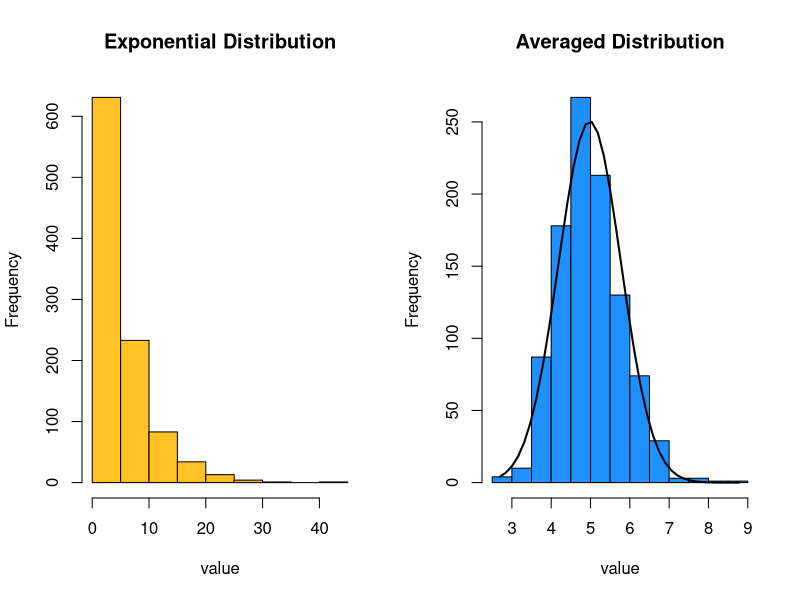

R code for this plot:
## ---- chunk 1
knitr::opts_chunk$set(echo = TRUE)
## ---- chunk 2
# set seed to aid reproducibility
set.seed(888)
# set the lambda value to be used throughout
lambda <- 0.2
# set the sample size
s.size <- 40
# set the repetitions
n <- 1000
# generate comparison data n random exp values
non.exp <- rexp(n, lambda)
# quick function to generate the mean data
gen.means <- function(n1, sz, lmb){
        output <- NULL
        # repeat the following n1 times
        for (i in 1 : n1){
                # add a new mean of sz values of rate lmb to the output data
                output <- c(output, mean(rexp(sz, lmb)))
        }
        # return the output
        output
}

avg.exp <- gen.means(n, s.size, lambda)

## ---- chunk 3
# Theoretical mean is given by 1/lambda
theoretical.mean <- 1/lambda
# mean of non-averaged example
non.avg.mean <- mean(non.exp)
# mean of averaged values
avg.mean <- mean(avg.exp)
# create a data.frame to display the values
disp.means <- data.frame(theoretical.mean, round(avg.mean, digits = 2),
                         row.names = "Mean")
names(disp.means) <- c("Theoretical", "Avg")

disp.means

## ---- chunk 4
# Theoretical standard deviation is given by 1/lambda
theoretical.sd <- 1/lambda
theoretical.variance <- (1/lambda)^2
# sd/variance of non-averaged example
non.avg.sd <- sd(non.exp)
non.avg.var <- var(non.exp)
# sd/variance of averaged values
avg.sd <- sd(avg.exp)
avg.var <- var(avg.exp)
# create a data.frame to display the values.
disp.vars <- data.frame(c(theoretical.variance, theoretical.sd), 
                        c(round(avg.var, digits = 2),
                          round(avg.sd, digits = 2)),
                         row.names = c("Variance", "SDev"))
names(disp.vars) <- c("Theoretical", "Avg")

disp.vars

## ---- chunk 5
# display two plots side by side
par(mfrow = c(1,2))
# Plot the standard exponential distribution
hist(non.exp, main = "Exponential Distribution", xlab = "value", 
     col = "goldenrod1")
# Plot the averaged sample information
h <- hist(avg.exp, main = "Averaged Distribution", xlab = "value", 
          col = "dodgerblue")
# draw a normal curve on the histogram to demonstrate the point
xfit <- seq(min(avg.exp), max(avg.exp), length.out = 40)
yfit <- dnorm(xfit, mean = avg.mean, sd = avg.sd)
yfit <- yfit * diff(h$mids[1:2]) * length(avg.exp)

lines(xfit, yfit, col = "black", lwd = 2)

